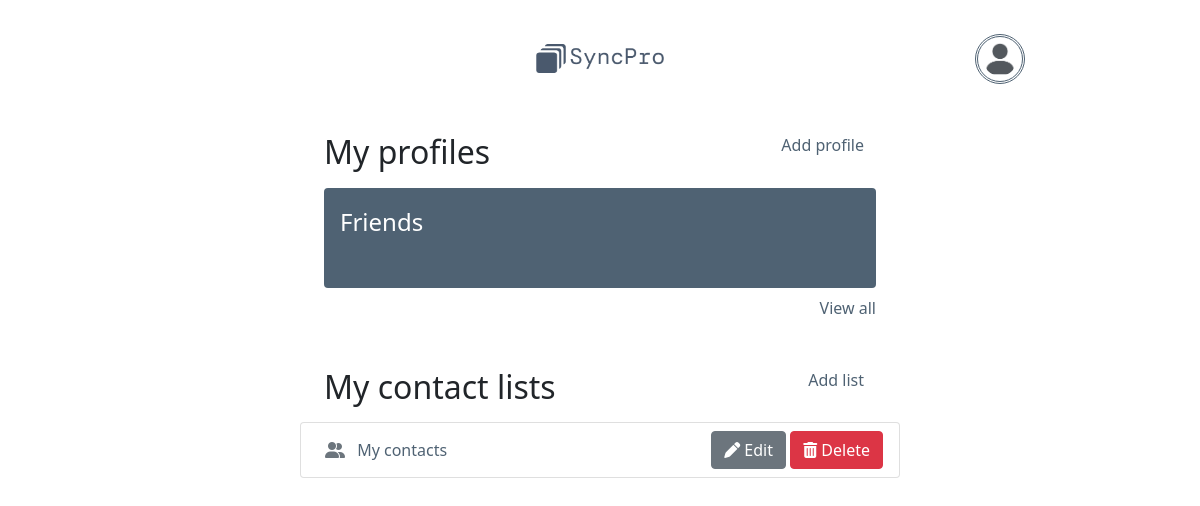
Page / (signed in) on the earlier database version.
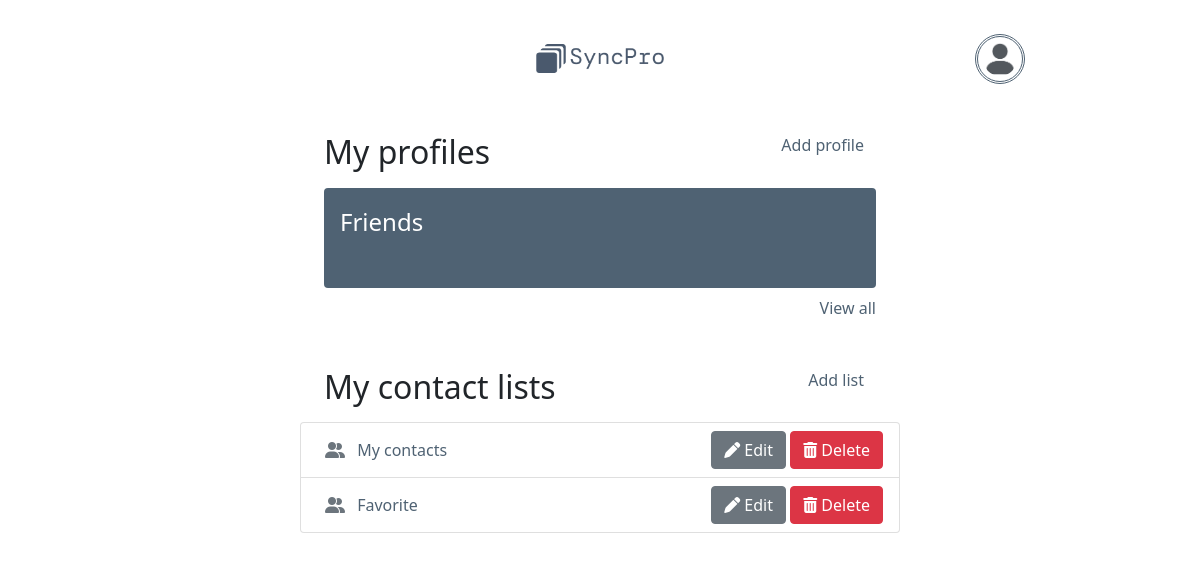
Same page on the later database version.
### tables this page shows
CREATE TABLE profiles (
    id INTEGER PRIMARY KEY,
    profile_name TEXT NOT NULL,
    first_name TEXT,
    last_name TEXT,
    number TEXT,
    address TEXT,
    email TEXT,
    image TEXT,
    user_id INTEGER NOT NULL,
    FOREIGN KEY (user_id) REFERENCES users (id)
);

CREATE TABLE lists (
    id INTEGER PRIMARY KEY,
    list_name TEXT NOT NULL,
    user_id INTEGER NOT NULL,
    FOREIGN KEY (user_id) REFERENCES users (id)
);

### app.py (the view)
@app.route("/")
@login_required
def index_route():
  return index()

### app.py (called while the page is built)
@app.after_request
def after_request(response):
  response.headers["Cache-Control"] = "no-cache, no-store, must-revalidate"
  response.headers["Expires"] = 0
  response.headers["Pragma"] = "no-cache"
  return response

### helpers.py (called while the page is built, shortened)
def login_required(f):
  @wraps(f)
  def decorated_function(*args, **kwargs):
    return f(*args, **kwargs)
  return decorated_function

### list.py (called while the page is built)
def index():
  user_id = session["id"]
  lists = db.execute("SELECT id, list_name FROM lists WHERE user_id = ?", user_id)
  profiles = db.execute(
    "SELECT * FROM profiles WHERE user_id = ? ORDER BY id DESC", user_id
  )
  if profiles:
    avatar = profiles[0]["image"]
  else:
    avatar = "static/user-avatar.png"
  return render_template("index.html", lists=lists, profiles=profiles, avatar=avatar)

### templates/index.html (shortened to what this page needs)
{% extends "layout.html" %}
{% block nav %}
<div class="container-fluid">
  <img src="/static/logo-dark.png" alt="logo" class="logo">
</div>
<div class="container">
  <a href="/user-detail" class="user-icon"><img src="{{ avatar }}" alt="avatar"></a>
</div>
{% endblock %}
{% block main %}
<section>
  <div class="mb-5">
    <div class="container pb-2 px-4 d-flex justify-content-between">
      <h2>My profiles</h2>
      <div class="container-fluid w-50 m-0 text-end">
        <a href="/add-profile">Add profile</a>
      </div>
    </div>
    <div class="container px-4">
      {% if profiles %}
      <div class="d-flex justify-content-between rounded p-3 mb-2 profile-card">
        <a href="profile-detail/{{ profiles[0].id }}" class="d-flex w-100">
          <div class="profile-body">
            <p class="m-0 fs-4">{{ profiles[0].profile_name }}</p>
          </div>
        </a>
      </div>
      {% else %}
        <p>You don't have any profiles yet, create your first one.</p>
      {% endif %}
    </div>
    {% if profiles[1] %}
    <div class="container d-flex flex-row-reverse px-4">
      <a href="/profile-lists">View all</a>
    </div>
    {% endif %}
  </div>
  <div>
    <div class="container pb-2 px-4">
      <div class="d-flex justify-content-between">
        <h2>My contact lists</h2>
        <div class="container-fluid w-25 m-0 text-end">
          <a href="/add-list">Add list</a>
        </div>
      </div>
    </div>
    <ul class="list-group">
      {% for list in lists %}
      <li class="list-group-item d-flex justify-content-between ps-4">
        <a href="/contact-list/{{ list.id }}" class="list-item-link">
          <div class="list-item-content">
            <i class="fa-solid fa-user-group me-2 text-secondary"></i>
            {{ list.list_name }}
          </div>
        </a>
        <div class="delete-button-container">
          <button class="edit-button btn btn-secondary">
            <a href="/edit-list/{{ list.id }}" class="edit-link">
              <i class="fa-solid fa-pen"></i>
              Edit
            </a>
          </button>
          <button type="button" class="delete-button btn btn-danger" data-bs-toggle="modal"
            data-bs-target="#modal-{{ list.id }}">
            <i class="fa-solid fa-trash-can"></i>
            Delete
          </button>
          {% set data = list %}
        </div>
      </li>
      {% endfor %}
    </ul>
  </div>
</section>
{% endblock %}

### templates/layout.html (shortened to what this page needs)
<!DOCTYPE html>
<html lang="en">
<head>
  <link href="https://cdn.jsdelivr.net/npm/bootstrap@5.1.3/dist/css/bootstrap.min.css"
 rel="stylesheet">
  <link rel="stylesheet" href="https://cdnjs.cloudflare.com/ajax/libs/font-awesome/6.0.0-beta3/css/all.min.css">
  <link href="/static/styles.css" rel="stylesheet">
</head>
<body>
  <nav class="d-flex justify-content-between mt-4 mb-3 text-center">
    {% block nav %}{% endblock %}
  </nav>
  <main class="py-4">
    {% block main %}{% endblock %}
  </main>
</body>
</html>

### static/styles.css (style rules this page uses)
nav div { align-self: center; }
.logo { width: 8em; margin: 20px auto; }
a, a:active, a:hover { text-decoration: none; color: #4F6273; }
.edit-link, .edit-link:active, .edit-link:hover { color: white; }
.list-group-item { display: flex; align-items: center; justify-content: space-between; }
.list-item-link { flex: 1; }
.user-icon { width: 50px; height: 50px; }
.user-icon img { vertical-align: middle; width: 50px; height: 50px; border-radius: 50%; padding: 5px; border-style: double; }
.profile-card { height: 100px; background-color: #4F6273; }
.profile-card p, .edit a { color: white; }
.profile-body { height: 90%; }
@media (min-width: 768px) { section { width: 50%; margin: auto; } }

Differences in the rows shown:
added lists: list_name "Favorite"
